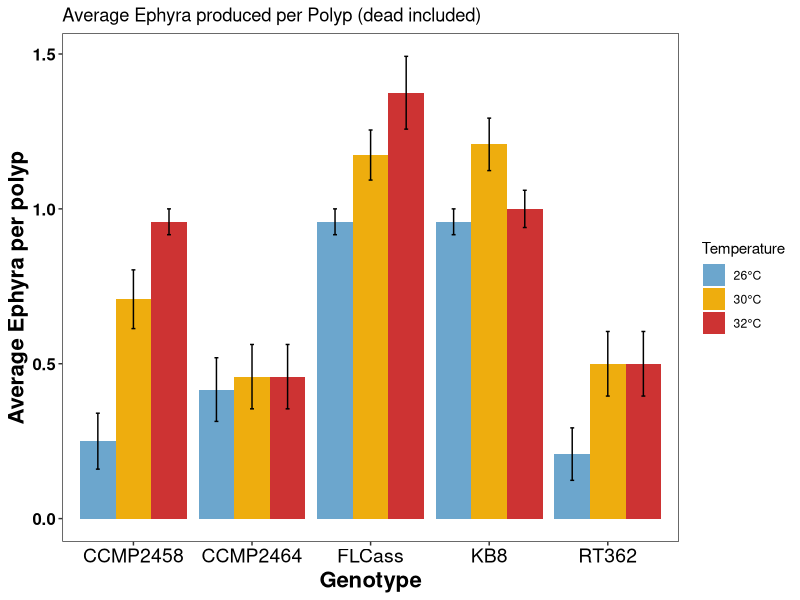

This chart was generated by the following R code: (Note: this script raises an error after producing the figure.)
#Cassiopea Polyp Data
#Created by Jennica Moffat 02162020

#Clear the environment
rm(list=ls())

#load libraries
library(tidyverse)
library(car)

#Load data
mydata<-read.csv("Data/Thesis_PolypData_Summary.csv")
mydata$Temp<-as.factor(mydata$Temp)
NoApoData <- mydata %>%
  filter(Genotype != "Aposymbiotic") %>%
  droplevels
NoApoNoDeadData <- subset(NoApoData, Survive.to.End == "Yes")

#GRAPHS#
#Bargraph of total average ephyra production including dead ones####
#New data frame without Apo (since no ephyra)
NoApoData <- mydata %>%
  filter(Genotype != "Aposymbiotic") %>%
  droplevels

TotalEphyra <- NoApoData %>%
  group_by(Genotype, Temp) %>%
  summarize(mean=mean(Total.Ephyra.Produced, na.rm=TRUE), SE=sd(Total.Ephyra.Produced, na.rm=TRUE)/sqrt(length(na.omit(Total.Ephyra.Produced))))
TotalEphyra

TotalEphyraPlot<-ggplot(TotalEphyra, aes(x=Genotype, y=mean, fill=factor(Temp), group=factor(Temp)))+  #basic plot
  theme_bw()+ #Removes grey background
  theme(axis.text.x=element_text(color="black", size=14), axis.text.y=element_text(face="bold", color="black", size=12), axis.title.x = element_text(face="bold", color="black", size=16), axis.title.y = element_text(face="bold", color="black", size=16),panel.grid.major=element_blank(), panel.grid.minor=element_blank()) +
  geom_bar(stat="identity", position="dodge", size=0.6) + #determines the bar width
  geom_errorbar(aes(ymax=mean+SE, ymin=mean-SE), stat="identity", position=position_dodge(width=0.9), width=0.1)+  #adds error bars
  labs(x="Genotype", y="Average Ephyra per polyp", fill="Temperature")+  #labels the x and y axes
  ggtitle("Average Ephyra produced per Polyp (dead included)")+
  scale_fill_manual(values = c("skyblue3", "darkgoldenrod2", "brown3"), labels=c("26°C", "30°C", "32°C"))
TotalEphyraPlot

TotalEphyraPlot+ggsave("Graphs/Polyps/EphyraProduced_deadincluded.pdf", width=11, height=6.19, dpi=300, unit="in")

#Just temp, not geno
TotalEphyraTemp <- NoApoData %>%
  group_by(Temp) %>%
  summarize(mean=mean(Total.Ephyra.Produced, na.rm=TRUE), SE=sd(Total.Ephyra.Produced, na.rm=TRUE)/sqrt(length(na.omit(Total.Ephyra.Produced))))
TotalEphyraTemp

TotalEphyraPlotTemp<-ggplot(TotalEphyraTemp, aes(x=Temp, y=mean))+  #basic plot
  theme_bw()+ #Removes grey background
  theme(axis.text.x=element_text(color="black", size=14), axis.text.y=element_text(face="bold", color="black", size=12), axis.title.x = element_text(face="bold", color="black", size=16), axis.title.y = element_text(face="bold", color="black", size=16),panel.grid.major=element_blank(), panel.grid.minor=element_blank()) +
  geom_bar(stat="identity", position="dodge", size=0.6, fill="mediumorchid4") + #determines the bar width
  geom_errorbar(aes(ymax=mean+SE, ymin=mean-SE), stat="identity", position=position_dodge(width=0.9), width=0.1)+  #adds error bars
  labs(x="Temperature", y="Average Ephyra per polyp")+  #labels the x and y axes
  ggtitle("Average Ephyra produced per Polyp (dead included)")
  
TotalEphyraPlotTemp+ggsave("Graphs/Polyps/EphyraByTemp.png", width=10, height=5)

#Just geno, not temp
TotalEphyraGeno <- NoApoData %>%
  group_by(Genotype) %>%
  summarize(mean=mean(Total.Ephyra.Produced, na.rm=TRUE), SE=sd(Total.Ephyra.Produced, na.rm=TRUE)/sqrt(length(na.omit(Total.Ephyra.Produced))))
TotalEphyraGeno

TotalEphyraPlotGeno<-ggplot(TotalEphyraGeno, aes(x=Genotype, y=mean))+  #basic plot
  theme_bw()+ #Removes grey background
  theme(axis.text.x=element_text(color="black", size=14), axis.text.y=element_text(face="bold", color="black", size=12), axis.title.x = element_text(face="bold", color="black", size=16), axis.title.y = element_text(face="bold", color="black", size=16),panel.grid.major=element_blank(), panel.grid.minor=element_blank()) +
  geom_bar(stat="identity", position="dodge", size=0.6, fill="darkseagreen3") + #determines the bar width
  geom_errorbar(aes(ymax=mean+SE, ymin=mean-SE), stat="identity", position=position_dodge(width=0.9), width=0.1)+  #adds error bars
  labs(x="Genotype", y="Average Ephyra per polyp")+  #labels the x and y axes
  ggtitle("Average Ephyra produced per Polyp (dead included)")
TotalEphyraPlotGeno
TotalEphyraPlotGeno+ggsave("Graphs/Polyps/EphyraByGeno.png", width=10, height=5)

#Boxplot of total ephyra production####
NoApoDataEphyra<-NoApoData%>%
  filter(Total.Ephyra.Produced!="NA")

boxplot<-NoApoDataEphyra%>%
  ggplot(aes(x=Genotype, y=Total.Ephyra.Produced, fill=Temp))+
  geom_boxplot()+
  theme_bw()+
  scale_x_discrete(name = "Genotype") +
  scale_y_continuous(name = "Total Ephyra Produced")+
  ggtitle("Total ephyra production per polyp")+
  theme(plot.title = element_text(face="bold"), 
        axis.text.x=element_text(size=10), 
        axis.text.y=element_text(size=10), 
        axis.title.y = element_text(face="bold", size=12), 
        axis.title.x = element_text(face="bold", size=12))+
  labs(fill="Temperature")+
  scale_fill_manual(values = c("#79CFDB", "#859A51", "#DFADE1"), labels=c("26°C", "30°C","32°C"))
boxplot
#Since they all either produced 0, 1, or 2, there's too many dots to use jitter
#I think bargraph is best to represent this one. 

violinplot<-NoApoDataEphyra%>%
  ggplot(aes(x=Genotype, y=Total.Ephyra.Produced, fill=Temp))+
  geom_violin()+
  theme_bw()+
  scale_x_discrete(name = "Genotype") +
  scale_y_continuous(name = "Total Ephyra Produced")+
  ggtitle("Total ephyra production per polyp")+
  theme(plot.title = element_text(hjust=0.5, face="bold"), 
        axis.text.x=element_text(size=10), 
        axis.text.y=element_text(size=10), 
        axis.title.y = element_text(face="bold", size=12), 
        axis.title.x = element_text(face="bold", size=12))+
  labs(fill="Temperature")+
  scale_fill_manual(values = c("#79CFDB", "#859A51", "#DFADE1"), labels=c("26°C", "30°C","32°C"))
violinplot


#New dataframe without dead
NoApoNoDeadData <- subset(NoApoData, Survive.to.End == "Yes")
View(NoApoNoDeadData)

#Average Total Ephyra Produced#
TotalEphyraNoDead <- NoApoNoDeadData %>%
  group_by(Genotype, Temp) %>%
  summarize(mean=mean(Total.Ephyra.Produced, na.rm=TRUE), SE=sd(Total.Ephyra.Produced, na.rm=TRUE)/sqrt(length(na.omit(Total.Ephyra.Produced))))
TotalEphyraNoDead

TotalEphyraNoDeadPlot<-ggplot(TotalEphyraNoDead, aes(x=Genotype, y=mean, fill=factor(Temp), group=factor(Temp)))+  #basic plot
  theme_bw()+ #Removes grey background
  theme(axis.text.x=element_text(color="black", size=14), axis.text.y=element_text(face="bold", color="black", size=12), axis.title.x = element_text(face="bold", color="black", size=16), axis.title.y = element_text(face="bold", color="black", size=16),panel.grid.major=element_blank(), panel.grid.minor=element_blank()) +
  geom_bar(stat="identity", position="dodge", size=0.6) + #determines the bar width
  geom_errorbar(aes(ymax=mean+SE, ymin=mean-SE), stat="identity", position=position_dodge(width=0.9), width=0.1)+  #adds error bars
  labs(x="Genotype", y="Average Ephyra per polyp", fill="Temperature")+  #labels the x and y axes
  ggtitle("Average Ephyra produced per Polyp (dead removed)")+
  scale_fill_manual(values = c("skyblue3", "darkgoldenrod2", "brown3"), labels=c("26°C", "30°C", "32°C"))
TotalEphyraNoDeadPlot

TotalEphyraNoDeadPlot+ggsave("Graphs/Polyps/EphyraProduced_deadremoved.pdf", width=11, height=6.19, dpi=300, unit="in")

#Average Total Ephyra Produced as percent that inoculated 
InoculatedData <- subset(NoApoNoDeadData, Days.to.Inoculation != "NA")

EphyraifInoc <- InoculatedData %>%
  group_by(Genotype, Temp) %>%
  summarize(mean=mean(Total.Ephyra.Produced, na.rm=TRUE), SE=sd(Total.Ephyra.Produced, na.rm=TRUE)/sqrt(length(na.omit(Total.Ephyra.Produced))))
EphyraifInoc

EphyraifInocPlot<-ggplot(EphyraifInoc, aes(x=Genotype, y=mean, fill=factor(Temp), group=factor(Temp)))+  #basic plot
  theme_bw()+ #Removes grey background
  theme(axis.text.x=element_text(color="black", size=14), axis.text.y=element_text(face="bold", color="black", size=12), axis.title.x = element_text(face="bold", color="black", size=16), axis.title.y = element_text(face="bold", color="black", size=16),panel.grid.major=element_blank(), panel.grid.minor=element_blank()) +
  geom_bar(stat="identity", position="dodge", size=0.6) + #determines the bar width
  geom_errorbar(aes(ymax=mean+SE, ymin=mean-SE), stat="identity", position=position_dodge(width=0.9), width=0.1)+  #adds error bars
  labs(x="Genotype", y="Average Ephyra per polyp", fill="Temperature")+  #labels the x and y axes
  ggtitle("Average Ephyra produced per Polyp (if inoculated)")+
  scale_fill_manual(values = c("skyblue3", "darkgoldenrod2", "brown3"), labels=c("26°C", "30°C", "32°C"))
EphyraifInocPlot

EphyraifInocPlot+ggsave("Graphs/Polyps/EphyraifInoc.pdf", width=11, height=6.19, dpi=300, unit="in")


#Time to strobilation####
#Removing the NA's, which are the ones that never strobilated. Losing part of the story. 
#How to manage?
DaystoStrobNoDead <- NoApoNoDeadData %>%
  group_by(Genotype, Temp) %>%
  summarize(mean=mean(Days.to.Strobilation, na.rm=TRUE), SE=sd(Days.to.Strobilation, na.rm=TRUE)/sqrt(length(na.omit(Days.to.Strobilation))))
DaystoStrobNoDead

DaystoStrobNoDeadPlot<-ggplot(DaystoStrobNoDead, aes(x=Genotype, y=mean, fill=factor(Temp), group=factor(Temp)))+  #basic plot
  theme_bw()+ #Removes grey background
  theme(axis.text.x=element_text(color="black", size=14), axis.text.y=element_text(face="bold", color="black", size=12), axis.title.x = element_text(face="bold", color="black", size=16), axis.title.y = element_text(face="bold", color="black", size=16),panel.grid.major=element_blank(), panel.grid.minor=element_blank()) +
  geom_bar(stat="identity", position="dodge", size=0.6) + #determines the bar width
  geom_errorbar(aes(ymax=mean+SE, ymin=mean-SE), stat="identity", position=position_dodge(width=0.9), width=0.1)+  #adds error bars
  labs(x="Genotype", y="Avg days to strobilation", fill="Temperature")+  #labels the x and y axes
  ggtitle("Average Days to Strobilation (dead removed)")+
  scale_fill_manual(values = c("skyblue3", "darkgoldenrod2", "brown3"), labels=c("26°C", "30°C", "32°C"))
DaystoStrobNoDeadPlot

DaystoStrobNoDeadPlot+ggsave("Graphs/Polyps/DaystoStrob_deadremoved.pdf", width=11, height=6.19, dpi=300, unit="in")

#Boxplot of data to see distribution
ggplot(NoApoNoDeadData, aes(x=Genotype, y=Days.to.Strobilation, fill=factor(Temp)))+  #basic plot
  theme_bw()+
  geom_boxplot()+
  labs(x="Genotype", y="Avg days to strobilation", fill="Temperature")+  #labels the x and y axes
  ggtitle("Average Days to Strobilation (dead removed)")+
  scale_fill_manual(values = c("skyblue3", "darkgoldenrod2", "brown3"), labels=c("26°C", "30°C", "32°C"))
#Automatically removes all NA's values, so graph is just of those that did strobilate


strob.boxplot<-NoApoData%>%
  ggplot(aes(x=Genotype, y=Days.to.Strobilation, fill=Temp))+
  geom_boxplot()+
  theme_bw()+
  geom_jitter(color="black", size=0.5, alpha=0.7)+
  scale_x_discrete(name = "Genotype") +
  scale_y_continuous(name = "Days to Strobilation")+
  ggtitle("Days to Strobilation")+
  theme(plot.title = element_text(face="bold"), 
        axis.text.x=element_text(size=10), 
        axis.text.y=element_text(size=10), 
        axis.title.y = element_text(face="bold", size=12), 
        axis.title.x = element_text(face="bold", size=12))+
  labs(fill="Temperature")+
  scale_fill_manual(values = c("#79CFDB", "#859A51", "#DFADE1"), labels=c("26°C", "30°C","32°C"))

strob.boxplot+ggsave("Graphs/Polyps/DaystoStrob.boxplot.png", width=10, height=5)

#Just temp, not geno
DaystoStrobNoDeadTemp <- NoApoNoDeadData %>%
  group_by(Temp) %>%
  summarize(mean=mean(Days.to.Strobilation, na.rm=TRUE), SE=sd(Days.to.Strobilation, na.rm=TRUE)/sqrt(length(na.omit(Days.to.Strobilation))))
DaystoStrobNoDeadTemp

DaysStrobTemp<-ggplot(DaystoStrobNoDeadTemp, aes(x=Temp, y=mean))+  #basic plot
  theme_bw()+ #Removes grey background
  theme(axis.text.x=element_text(color="black", size=14), axis.text.y=element_text(face="bold", color="black", size=12), axis.title.x = element_text(face="bold", color="black", size=16), axis.title.y = element_text(face="bold", color="black", size=16),panel.grid.major=element_blank(), panel.grid.minor=element_blank()) +
  geom_bar(stat="identity", position="dodge", size=0.6, fill="mediumorchid4") + #determines the bar width
  geom_errorbar(aes(ymax=mean+SE, ymin=mean-SE), stat="identity", position=position_dodge(width=0.9), width=0.1)+  #adds error bars
  labs(x="Temperature", y="Days to strobilation")+  #labels the x and y axes
  ggtitle("Average Days to Strobilation (no dead)")
DaysStrobTemp+ggsave("Graphs/Polyps/DaystoStrobTemp.png", width=10, height=5)

#Just geno, not temp
DaystoStrobNoDeadGeno <- NoApoNoDeadData %>%
  group_by(Genotype) %>%
  summarize(mean=mean(Days.to.Strobilation, na.rm=TRUE), SE=sd(Days.to.Strobilation, na.rm=TRUE)/sqrt(length(na.omit(Days.to.Strobilation))))
DaystoStrobNoDeadGeno

DaysStrobGeno<-ggplot(DaystoStrobNoDeadGeno, aes(x=Genotype, y=mean))+  #basic plot
  theme_bw()+ #Removes grey background
  theme(axis.text.x=element_text(color="black", size=14), axis.text.y=element_text(face="bold", color="black", size=12), axis.title.x = element_text(face="bold", color="black", size=16), axis.title.y = element_text(face="bold", color="black", size=16),panel.grid.major=element_blank(), panel.grid.minor=element_blank()) +
  geom_bar(stat="identity", position="dodge", size=0.6, fill="darkseagreen3") + #determines the bar width
  geom_errorbar(aes(ymax=mean+SE, ymin=mean-SE), stat="identity", position=position_dodge(width=0.9), width=0.1)+  #adds error bars
  labs(x="Genotype", y="Days to Strobilation")+  #labels the x and y axes
  ggtitle("Average Days to Strobilation (no dead)")
DaysStrobGeno+ggsave("Graphs/Polyps/DaystoStrobGeno.png", width=10, height=5)


#Time to inoculation (same issue as strobilation)####
DaystoInocNoDead <- NoApoNoDeadData %>%
  group_by(Genotype, Temp) %>%
  summarize(mean=mean(Days.to.Inoculation, na.rm=TRUE), SE=sd(Days.to.Inoculation, na.rm=TRUE)/sqrt(length(na.omit(Days.to.Inoculation))))
DaystoInocNoDead

DaystoInocNoDeadPlot<-ggplot(DaystoInocNoDead, aes(x=Genotype, y=mean, fill=factor(Temp), group=factor(Temp)))+  #basic plot
  theme_bw()+ #Removes grey background
  theme(axis.text.x=element_text(color="black", size=14), axis.text.y=element_text(face="bold", color="black", size=12), axis.title.x = element_text(face="bold", color="black", size=16), axis.title.y = element_text(face="bold", color="black", size=16),panel.grid.major=element_blank(), panel.grid.minor=element_blank()) +
  geom_bar(stat="identity", position="dodge", size=0.6) + #determines the bar width
  geom_errorbar(aes(ymax=mean+SE, ymin=mean-SE), stat="identity", position=position_dodge(width=0.9), width=0.1)+  #adds error bars
  labs(x="Genotype", y="Avg days to inoculation", fill="Temperature")+  #labels the x and y axes
  ggtitle("Average Days to Inoculation (dead removed)")+
  scale_fill_manual(values = c("skyblue3", "darkgoldenrod2", "brown3"), labels=c("26°C", "30°C", "32°C"))
DaystoInocNoDeadPlot

DaystoInocNoDeadPlot+ggsave("Graphs/Polyps/DaystoInoc_deadremoved.pdf", width=11, height=6.19, dpi=300, unit="in")

#Just temp, not geno
DaystoInocNoDeadTemp <- NoApoNoDeadData %>%
  group_by(Temp) %>%
  summarize(mean=mean(Days.to.Inoculation, na.rm=TRUE), SE=sd(Days.to.Inoculation, na.rm=TRUE)/sqrt(length(na.omit(Days.to.Inoculation))))
DaystoInocNoDeadTemp

DaysInocTemp<-ggplot(DaystoInocNoDeadTemp, aes(x=Temp, y=mean))+  #basic plot
  theme_bw()+ #Removes grey background
  theme(axis.text.x=element_text(color="black", size=14), axis.text.y=element_text(face="bold", color="black", size=12), axis.title.x = element_text(face="bold", color="black", size=16), axis.title.y = element_text(face="bold", color="black", size=16),panel.grid.major=element_blank(), panel.grid.minor=element_blank()) +
  geom_bar(stat="identity", position="dodge", size=0.6, fill="mediumorchid4") + #determines the bar width
  geom_errorbar(aes(ymax=mean+SE, ymin=mean-SE), stat="identity", position=position_dodge(width=0.9), width=0.1)+  #adds error bars
  labs(x="Temperature", y="Days to inoculation")+  #labels the x and y axes
  ggtitle("Average Days to Inoculation (no dead)")
DaysInocTemp+ggsave("Graphs/Polyps/DaystoInocTemp.png", width=10, height=5)

#Just geno, not temp
DaystoInocNoDeadGeno <- NoApoNoDeadData %>%
  group_by(Genotype) %>%
  summarize(mean=mean(Days.to.Inoculation, na.rm=TRUE), SE=sd(Days.to.Inoculation, na.rm=TRUE)/sqrt(length(na.omit(Days.to.Inoculation))))
DaystoInocNoDeadGeno

DaysInocGeno<-ggplot(DaystoInocNoDeadGeno, aes(x=Genotype, y=mean))+  #basic plot
  theme_bw()+ #Removes grey background
  theme(axis.text.x=element_text(color="black", size=14), axis.text.y=element_text(face="bold", color="black", size=12), axis.title.x = element_text(face="bold", color="black", size=16), axis.title.y = element_text(face="bold", color="black", size=16),panel.grid.major=element_blank(), panel.grid.minor=element_blank()) +
  geom_bar(stat="identity", position="dodge", size=0.6, fill="darkseagreen3") + #determines the bar width
  geom_errorbar(aes(ymax=mean+SE, ymin=mean-SE), stat="identity", position=position_dodge(width=0.9), width=0.1)+  #adds error bars
  labs(x="Temperature", y="Days to inoculation")+  #labels the x and y axes
  ggtitle("Average Days to Inoculation (no dead)")
DaysInocGeno+ggsave("Graphs/Polyps/DaystoInocGeno.png", width=10, height=5)


#Time to inoculation boxplot####
inoc.boxplot<-NoApoData%>%
  ggplot(aes(x=Genotype, y=Days.to.Inoculation, fill=Temp))+
  geom_boxplot()+
  theme_bw()+
  geom_jitter(color="black", size=0.5, alpha=0.7)+
  scale_x_discrete(name = "Genotype") +
  scale_y_continuous(name = "Days to Inoculation")+
  ggtitle("Days to Inoculation")+
  theme(plot.title = element_text(face="bold"), 
        axis.text.x=element_text(size=10), 
        axis.text.y=element_text(size=10), 
        axis.title.y = element_text(face="bold", size=12), 
        axis.title.x = element_text(face="bold", size=12))+
  labs(fill="Temperature")+
  scale_fill_manual(values = c("#79CFDB", "#859A51", "#DFADE1"), labels=c("26°C", "30°C","32°C"))
inoc.boxplot+ggsave("Graphs/Polyps/Inoculation.boxplot.png", width=10, height=5)

#time to ephyra####
#same issue as above


DaystoEphyraNoDead <- NoApoNoDeadData %>%
  group_by(Genotype, Temp) %>%
  summarize(mean=mean(Days.to.Ephyra, na.rm=TRUE), SE=sd(Days.to.Ephyra, na.rm=TRUE)/sqrt(length(na.omit(Days.to.Ephyra))))
DaystoEphyraNoDead

DaystoEphyraNoDeadPlot<-ggplot(DaystoEphyraNoDead, aes(x=Genotype, y=mean, fill=factor(Temp), group=factor(Temp)))+  #basic plot
  theme_bw()+ #Removes grey background+
  scale_y_continuous(expand=c(0,0), limits=c(0, 28))+
  theme(plot.title = element_text(face = "bold", size=16), axis.text.x=element_text(color="black", size=12), axis.text.y=element_text(color="black", size=12), axis.title.x = element_text(color="black", size=16), axis.title.y = element_text(color="black", size=16),panel.grid.major=element_blank(), panel.grid.minor=element_blank()) +
  geom_bar(stat="identity", position="dodge", size=0.6) + #determines the bar width
  geom_errorbar(aes(ymax=mean+SE, ymin=mean-SE), stat="identity", position=position_dodge(width=0.9), width=0.1)+  #adds error bars
  labs(x="Genotype", y="Avg days", fill="Temperature")+  #labels the x and y axes
  ggtitle("Average Days to Produce an Ephyra (dead removed)")+
  scale_fill_manual(values = c("skyblue3", "darkgoldenrod2", "brown3"), labels=c("26°C", "30°C", "32°C"))
DaystoEphyraNoDeadPlot

DaystoEphyraNoDeadPlot+ggsave("Graphs/Polyps/DaystoEphyra_deadremoved.pdf", width=11, height=6.19, dpi=300, unit="in")

#boxplot
TE.boxplot<-NoApoData%>%
  ggplot(aes(x=Genotype, y=Days.to.Ephyra, fill=Temp))+
  geom_boxplot()+
  theme_bw()+
  geom_jitter(color="black", size=0.5, alpha=0.7)+
  scale_x_discrete(name = "Genotype") +
  scale_y_continuous(name = "Days to Ephyra")+
  ggtitle("Days to Produce First Ephyra")+
  theme(plot.title = element_text(face="bold"), 
        axis.text.x=element_text(size=10), 
        axis.text.y=element_text(size=10), 
        axis.title.y = element_text(face="bold", size=12), 
        axis.title.x = element_text(face="bold", size=12))+
  labs(fill="Temperature")+
  scale_fill_manual(values = c("#79CFDB", "#859A51", "#DFADE1"), labels=c("26°C", "30°C","32°C"))
TE.boxplot+ggsave("Graphs/Polyps/DaystoEphyra.boxplot.png", width=10, height=5)


#Just temp, not geno
DaystoEphyraNoDeadTemp <- NoApoNoDeadData %>%
  group_by(Temp) %>%
  summarize(mean=mean(Days.to.Ephyra, na.rm=TRUE), SE=sd(Days.to.Ephyra, na.rm=TRUE)/sqrt(length(na.omit(Days.to.Ephyra))))
DaystoEphyraNoDeadTemp

DaysEphyraTemp<-ggplot(DaystoEphyraNoDeadTemp, aes(x=Temp, y=mean))+  #basic plot
  theme_bw()+ #Removes grey background
  theme(axis.text.x=element_text(color="black", size=14), axis.text.y=element_text(face="bold", color="black", size=12), axis.title.x = element_text(face="bold", color="black", size=16), axis.title.y = element_text(face="bold", color="black", size=16),panel.grid.major=element_blank(), panel.grid.minor=element_blank()) +
  geom_bar(stat="identity", position="dodge", size=0.6, fill="mediumorchid4") + #determines the bar width
  geom_errorbar(aes(ymax=mean+SE, ymin=mean-SE), stat="identity", position=position_dodge(width=0.9), width=0.1)+  #adds error bars
  labs(x="Temperature", y="Days to ephyra")+  #labels the x and y axes
  ggtitle("Average Days to Ephyra (no dead)")
DaysEphyraTemp+ggsave("Graphs/Polyps/DaystoEphyraTemp.png", width=10, height=5)

#Just geno, not temp
DaystoEphyraNoDeadGeno <- NoApoNoDeadData %>%
  group_by(Genotype) %>%
  summarize(mean=mean(Days.to.Ephyra, na.rm=TRUE), SE=sd(Days.to.Ephyra, na.rm=TRUE)/sqrt(length(na.omit(Days.to.Ephyra))))
DaystoEphyraNoDeadGeno

DaysEphyraGeno<-ggplot(DaystoEphyraNoDeadGeno, aes(x=Genotype, y=mean))+  #basic plot
  theme_bw()+ #Removes grey background
  theme(axis.text.x=element_text(color="black", size=14), axis.text.y=element_text(face="bold", color="black", size=12), axis.title.x = element_text(face="bold", color="black", size=16), axis.title.y = element_text(face="bold", color="black", size=16),panel.grid.major=element_blank(), panel.grid.minor=element_blank()) +
  geom_bar(stat="identity", position="dodge", size=0.6, fill="darkseagreen3") + #determines the bar width
  geom_errorbar(aes(ymax=mean+SE, ymin=mean-SE), stat="identity", position=position_dodge(width=0.9), width=0.1)+  #adds error bars
  labs(x="Temperature", y="Days to ephyra")+  #labels the x and y axes
  ggtitle("Average Days to Ephyra (no dead)")
DaysEphyraGeno+ggsave("Graphs/Polyps/DaystoEphyraGeno.png", width=10, height=5)

#Survival####
#I have one weird NA from a spilled one. Just gonna remove it. 
mydata2<-subset(mydata, Survive.to.End != "NA")

Survival<- mydata2%>%group_by(Genotype, Temp)%>%
  tally(Survive.to.End == "Yes")
Survival

Survival$SurvivalRate<-Survival$n/24
Survival

#Not quite because I need SE somehow
Survival2<- mydata2%>%group_by(Genotype, Temp, Plate, WellNum)%>%
  tally(Survive.to.End == "Yes")
Survival2

SurvivalSummary<-Survival2%>%
  group_by(Genotype, Temp) %>%
  summarize(mean=mean(n, na.rm=TRUE), SE=sd(n, na.rm=TRUE)/sqrt(length(na.omit(n))))
SurvivalSummary
#I think this is what I need. Double check!

SurvivalPlot<-ggplot(SurvivalSummary, aes(x=Genotype, y=mean, fill=factor(Temp), group=factor(Temp)))+  #basic plot
  theme_bw()+ #Removes grey background
  theme(axis.text.x=element_text(color="black", size=14), axis.text.y=element_text(face="bold", color="black", size=12), axis.title.x = element_text(face="bold", color="black", size=16), axis.title.y = element_text(face="bold", color="black", size=16),panel.grid.major=element_blank(), panel.grid.minor=element_blank()) +
  geom_bar(stat="identity", position="dodge", size=0.6) + #determines the bar width
  geom_errorbar(aes(ymax=mean+SE, ymin=mean-SE), stat="identity", position=position_dodge(width=0.9), width=0.1)+  #adds error bars
  labs(x="Genotype", y="Avg Survival", fill="Temperature")+  #labels the x and y axes
  ggtitle("Average Survival")+
  scale_fill_manual(values = c("skyblue3", "darkgoldenrod2", "brown3"), labels=c("26°C", "30°C", "32°C"))
SurvivalPlot

SurvivalPlot+ggsave("Graphs/Polyps/SurvivalPlot.pdf", width=11, height=6.19, dpi=300, unit="in")


#Bud production####
#Removing dead polyps
NoDeadData <- subset(mydata, Survive.to.End == "Yes")
NoDeadData

BudData<-NoDeadData%>%
  group_by(Genotype, Temp)%>%
  summarize(mean=mean(Total.Buds, na.rm=TRUE), SE=sd(Total.Buds, na.rm=TRUE)/sqrt(length(na.omit(Total.Buds))))
BudData

BudPlot<-ggplot(BudData, aes(x=Genotype, y=mean, fill=factor(Temp), group=factor(Temp)))+  #basic plot
  theme_bw()+ #Removes grey background
  theme(axis.text.x=element_text(color="black", size=14), axis.text.y=element_text(face="bold", color="black", size=12), axis.title.x = element_text(face="bold", color="black", size=16), axis.title.y = element_text(face="bold", color="black", size=16),panel.grid.major=element_blank(), panel.grid.minor=element_blank()) +
  geom_bar(stat="identity", position="dodge", size=0.6) + #determines the bar width
  geom_errorbar(aes(ymax=mean+SE, ymin=mean-SE), stat="identity", position=position_dodge(width=0.9), width=0.1)+  #adds error bars
  labs(x="Genotype", y="Avg Buds per Polyp", fill="Temperature")+  #labels the x and y axes
  ggtitle("Average buds produced per polyp")+
  scale_fill_manual(values = c("skyblue3", "darkgoldenrod2", "brown3"), labels=c("26°C", "30°C", "32°C"))
BudPlot

BudPlot+ggsave("Graphs/Polyps/BudPlot_deadremoved.pdf", width=11, height=6.19, dpi=300, unit="in")

#Boxplot
bud.boxplot<-mydata%>%
  ggplot(aes(x=Genotype, y=Total.Buds, fill=Temp))+
  geom_boxplot()+
  theme_bw()+
  geom_jitter(color="black", size=0.5, alpha=0.7)+
  scale_x_discrete(name = "Genotype") +
  scale_y_continuous(name = "Number of Buds")+
  ggtitle("Total Bud Production per Polyp")+
  theme(plot.title = element_text(face="bold"), 
        axis.text.x=element_text(size=10), 
        axis.text.y=element_text(size=10), 
        axis.title.y = element_text(face="bold", size=12), 
        axis.title.x = element_text(face="bold", size=12))+
  labs(fill="Temperature")+
  scale_fill_manual(values = c("#79CFDB", "#859A51", "#DFADE1"), labels=c("26°C", "30°C","32°C"))
bud.boxplot+ggsave("Graphs/Polyps/Bud.boxplot.png", width=10, height=5)

bud.boxplot.nojitter<-mydata%>%
  ggplot(aes(x=Genotype, y=Total.Buds, fill=Temp))+
  geom_boxplot()+
  theme_bw()+
  scale_x_discrete(name = "Genotype") +
  scale_y_continuous(name = "Number of Buds")+
  ggtitle("Total Bud Production per Polyp")+
  theme(plot.title = element_text(face="bold"), 
        axis.text.x=element_text(size=10), 
        axis.text.y=element_text(size=10), 
        axis.title.y = element_text(face="bold", size=12), 
        axis.title.x = element_text(face="bold", size=12))+
  labs(fill="Temperature")+
  scale_fill_manual(values = c("#79CFDB", "#859A51", "#DFADE1"), labels=c("26°C", "30°C","32°C"))
bud.boxplot.nojitter+ggsave("Graphs/Polyps/Bud.boxplot.nojitter.png", width=10, height=5)

#violin
bud.violin<-mydata%>%
  ggplot(aes(x=Genotype, y=Total.Buds, fill=Temp))+
  geom_violin()+
  theme_bw()+
  scale_x_discrete(name = "Genotype") +
  scale_y_continuous(name = "Number of Buds")+
  ggtitle("Total Bud Production per Polyp")+
  theme(plot.title = element_text(face="bold"), 
        axis.text.x=element_text(size=10), 
        axis.text.y=element_text(size=10), 
        axis.title.y = element_text(face="bold", size=12), 
        axis.title.x = element_text(face="bold", size=12))+
  labs(fill="Temperature")+
  scale_fill_manual(values = c("#79CFDB", "#859A51", "#DFADE1"), labels=c("26°C", "30°C","32°C"))
bud.violin
#Nothing too crazy, but good to double check. 


#Just temp, not geno
BudDataTemp<-NoDeadData%>%
  group_by(Temp)%>%
  summarize(mean=mean(Total.Buds, na.rm=TRUE), SE=sd(Total.Buds, na.rm=TRUE)/sqrt(length(na.omit(Total.Buds))))
BudDataTemp

BudTemp<-ggplot(BudDataTemp, aes(x=Temp, y=mean))+  #basic plot
  theme_bw()+ #Removes grey background
  theme(axis.text.x=element_text(color="black", size=14), axis.text.y=element_text(face="bold", color="black", size=12), axis.title.x = element_text(face="bold", color="black", size=16), axis.title.y = element_text(face="bold", color="black", size=16),panel.grid.major=element_blank(), panel.grid.minor=element_blank()) +
  geom_bar(stat="identity", position="dodge", size=0.6, fill="mediumorchid4") + #determines the bar width
  geom_errorbar(aes(ymax=mean+SE, ymin=mean-SE), stat="identity", position=position_dodge(width=0.9), width=0.1)+  #adds error bars
  labs(x="Temperature", y="Number of buds")+  #labels the x and y axes
  ggtitle("Average Bud Production (no dead)")
BudTemp+ggsave("Graphs/Polyps/BudsTemp.png", width=10, height=5)

#Just geno, not temp
BudDataGeno<-NoDeadData%>%
  group_by(Genotype)%>%
  summarize(mean=mean(Total.Buds, na.rm=TRUE), SE=sd(Total.Buds, na.rm=TRUE)/sqrt(length(na.omit(Total.Buds))))
BudDataGeno

BudsGeno<-ggplot(BudDataGeno, aes(x=Genotype, y=mean))+  #basic plot
  theme_bw()+ #Removes grey background
  theme(axis.text.x=element_text(color="black", size=14), axis.text.y=element_text(face="bold", color="black", size=12), axis.title.x = element_text(face="bold", color="black", size=16), axis.title.y = element_text(face="bold", color="black", size=16),panel.grid.major=element_blank(), panel.grid.minor=element_blank()) +
  geom_bar(stat="identity", position="dodge", size=0.6, fill="darkseagreen3") + #determines the bar width
  geom_errorbar(aes(ymax=mean+SE, ymin=mean-SE), stat="identity", position=position_dodge(width=0.9), width=0.1)+  #adds error bars
  labs(x="Temperature", y="Number of Buds")+  #labels the x and y axes
  ggtitle("Average Bud Production (no dead)")
BudsGeno+ggsave("Graphs/Polyps/BudsGeno.png", width=10, height=5)

#STATS####
#Clear the environment
rm(list=ls())
#Load data
mydata<-read.csv("Data/Thesis_PolypData_Summary.csv")
mydata$Temp<-as.factor(mydata$Temp)
View(mydata)

#Total average ephyra production####
#Removing aposymbiotic
NoApoData <- subset(mydata, Genotype != "Aposymbiotic")
View(NoApoData)

#Genotype (fixed) and Temperature (fixed) on dependent variables (total ephyra production)

#Make model
Ephyramodel<-aov(Total.Ephyra.Produced~Genotype*Temp*Plate, random="Plate", data=NoApoData)
#Check assumptions
plot(Ephyramodel)
model1res<-resid(Ephyramodel)
qqp(model1res, "norm")
#I think it's normal enough. A few outliers(?) 338, 361, 290, and 313

#Run model
EphyraAnova<-anova(Ephyramodel)
EphyraAnova
#Yay! Significant interaction between Genotype and Temp (unsurprisingly)
#Genotype:Temp, P=0.003441 ***

#Time to strobilation####

#I need to remove the NA's
StrobilatedData <- subset(NoApoData, Days.to.Strobilation != "NA")
View(StrobilatedData)

#Make model
Strobmodel<-aov(Days.to.Strobilation~Genotype*Temp, data=StrobilatedData)
#Check assumptions
plot(Strobmodel)
Strobmodelres<-resid(Strobmodel)
qqp(Strobmodelres, "norm")
#Not great. A few outliers: 337, 318, 186, and 194

#transform
StrobilatedData$logDays<-log(StrobilatedData$Days.to.Strobilation)
logStrobmodel<-aov(logDays~Genotype*Temp, data=StrobilatedData)
logStrobmodelres<-resid(logStrobmodel)
qqp(logStrobmodelres, "norm")
#Better,let's log one more time

StrobilatedData$loglogDays<-log(StrobilatedData$logDays)
loglogStrobmodel<-aov(loglogDays~Genotype*Temp, data=StrobilatedData)
loglogStrobmodelres<-resid(loglogStrobmodel)
qqp(loglogStrobmodelres, "norm")
#Slightly better, but a lot of points still just above CI's 


#Square root
StrobilatedData$sqrtDays<-sqrt(StrobilatedData$Days.to.Strobilation)
sqrtStrobmodel<-aov(sqrtDays~Genotype*Temp, data=StrobilatedData)
sqrtStrobmodelres<-resid(sqrtStrobmodel)
qqp(sqrtStrobmodelres, "norm")
#Barely changed. 

#Using model of double logged data
anova(loglogStrobmodel)
#Interaction = 0.03549*



#Time to inoculation####
#I need to remove the NA's
InocData <- subset(NoApoData, Days.to.Inoculation != "NA")
View(InocData)

#Make model
Inocmodel<-aov(Days.to.Inoculation~Genotype*Temp, data=InocData)
#Check assumptions
plot(Inocmodel)
Inocmodelres<-resid(Inocmodel)
qqp(Inocmodelres, "norm")
#Ew. That's pretty bad. 

InocData$logIDays<-log(InocData$Days.to.Inoculation)
logInocmodel<-aov(logIDays~Genotype*Temp, data=InocData)
logInocmodelres<-resid(logInocmodel)
qqp(logInocmodelres, "norm")
#Ugh, possibly worse. 

#double log
InocData$loglogIDays<-log(InocData$logIDays)
loglogInocmodel<-aov(loglogIDays~Genotype*Temp, data=InocData)
loglogInocmodelres<-resid(loglogInocmodel)
qqp(loglogInocmodelres, "norm")
#Oh that is better

#triple log??
InocData$trplogIDays<-log(InocData$loglogIDays)
trplogInocmodel<-aov(trplogIDays~Genotype*Temp, data=InocData)
trplogInocmodelres<-resid(trplogInocmodel)
qqp(trplogInocmodelres, "norm")
#Idk man. No.

hist(InocData$trplogIDays)

#Square root
InocData$sqrtIDays<-sqrt(InocData$Days.to.Inoculation)
sqrtInocmodel<-aov(sqrtIDays~Genotype*Temp, data=InocData)
sqrtInocmodelres<-resid(sqrtInocmodel)
qqp(sqrtInocmodelres, "norm")
#No. 

#Fourth root
InocData$fourthrtIDays<-sqrt(InocData$sqrtIDays)
fourthrtInocmodel<-aov(fourthrtIDays~Genotype*Temp, data=InocData)
fourthrtInocmodelres<-resid(fourthrtInocmodel)
qqp(fourthrtInocmodelres, "norm")
#No.

#I think I have to do a GLMM. Later....

#Time to ephyra####
#I need to remove the NA's
TimetoEphyraData <- subset(NoApoData, Days.to.Ephyra != "NA")
View(TimetoEphyraData)

#Make model
TEphyramodel<-aov(Days.to.Ephyra~Genotype*Temp, data=TimetoEphyraData)
#Check assumptions
plot(TEphyramodel)
TEphyramodelres<-resid(TEphyramodel)
qqp(TEphyramodelres, "norm")
#Not too bad, but needs transforming. 

hist(TimetoEphyraData$loglogEDays)

#Log
TimetoEphyraData$logEDays<-log(TimetoEphyraData$Days.to.Ephyra)
logEphyraDaysmodel<-aov(logEDays~Genotype*Temp, data=TimetoEphyraData)
logEphyraDaysmodelres<-resid(logEphyraDaysmodel)
qqp(logEphyraDaysmodelres, "norm")
#Almost. 

#Double log
TimetoEphyraData$loglogEDays<-log(TimetoEphyraData$logEDays)
loglogEphyraDaysmodel<-aov(loglogEDays~Genotype*Temp, data=TimetoEphyraData)
loglogEphyraDaysmodelres<-resid(loglogEphyraDaysmodel)
qqp(loglogEphyraDaysmodelres, "norm")
#Mehhhhhh close enough?
anova(loglogEphyraDaysmodel)
#Interaction is not significant. This one makes sense. 
#Genot and Temp on their own P=<2e-16
#Interaction P=0.3658

#Survival####
#To get a rate I need to tally the number that survived, divided by 24 because that's how 
#many each group started with
Survival<- mydata%>%group_by(Genotype, Temp, Plate, WellNum)%>%
  tally(Survive.to.End == "Yes")
View(Survival)
#1 is yes survived, 0 is no did not survive
#So average should be the survival rate?
Survivalmodel<-aov(n~Genotype*Temp, data=Survival)
plot(Survivalmodel)

#It's bi-model. So I think I need to do something other than anova.
#I need to do a chi-squared test I think

#To see survival overall, not separated by geno or temp
table(Survival$n)
prop.table(table(Survival$n))

chisq.test(Survival$n, Survival$Genotype)
#can't do interactions with chi-squared

#Cochran-Mantel-Haenszel test
mantelhaen.test(Survival$n, Survival$Temp, Survival$Genotype)
#Order matters


#Okay forget all that. I just need to do a log-linear analysis (G-test or chi-square)

#Bud production####
Budmodel<-aov(Total.Buds~Genotype*Temp, data=mydata)
plot(Budmodel)
Budres<-resid(Budmodel)
qqp(Budres, "norm")
#Beautifully normal

anova(Budmodel)
#interaction P=0.002318**
#Second time I run it, interaction = 0.1904

NoDeadData<-subset(mydata, Survive.to.End == "Yes")
View(NoDeadData)

BudmodelNodead<-aov(Total.Buds~Genotype*Temp, data=NoDeadData)
BudNoDeadres<-resid(BudmodelNodead)
qqp(BudNoDeadres, "norm")
#Still normal
anova(BudmodelNodead)
#Interaction P=0.001066
TukeyHSD(aov(Budmodel))
